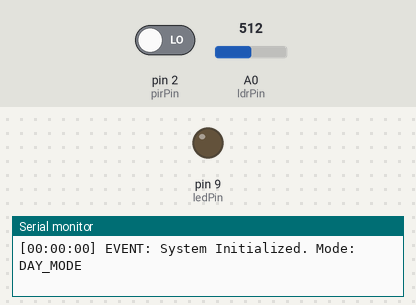
Bench run of a sketch on a simulated Arduino Uno, built with avr-gcc and run on an emulated ATmega328P. Shown: output pins drawn as LEDs (lit = HIGH), the last lines printed to the serial monitor. The inputs (shaded band) are chosen by the test bench; at power-on: A0 (ldrPin) = 512, pin 2 (pirPin) LOW.

Above: at 1.2 s.
1.3 s: A0 (ldrPin) set to 485
At 1.6 s:
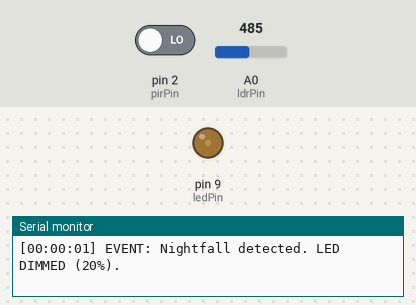
2.8 s: pin 2 (pirPin) driven HIGH
At 4.0 s:
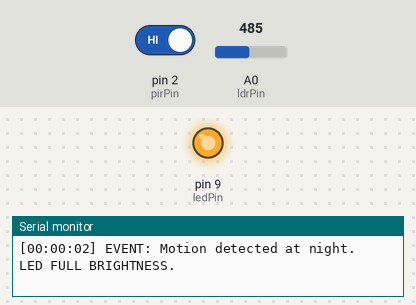
4.3 s: A0 (ldrPin) set to 510
At 5.1 s:
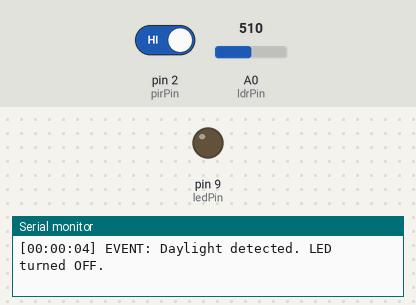
5.8 s: A0 (ldrPin) set to 490
At 6.2 s:
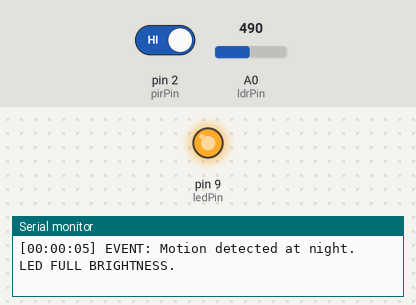
7.3 s: A0 (ldrPin) set to 511
At 8.6 s:
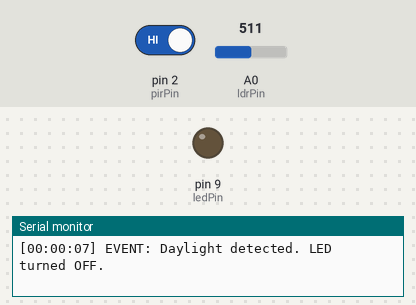
Timing chart, 0 to 9.8 s (numbered marks = the images above; inputs shaded):
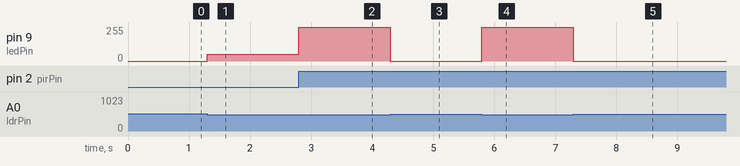

Measured:
- the behaviour switches between 501 and 500 on A0 (ldrPin) (found by bisection; images 0 and 1)
- after the input at 1.3 s, pin 9 (ledPin): 0/255 → 51/255 at once
- after the input at 2.8 s, pin 9 (ledPin): 51/255 → 255/255 at once
- after the input at 4.3 s, pin 9 (ledPin): 255/255 → 0/255 at once
- after the input at 5.8 s, pin 9 (ledPin): 0/255 → 255/255 at once
- after the input at 7.3 s, pin 9 (ledPin): 255/255 → 0/255 at once

The sketch:

smart_streetlight.ino
```cpp
/*
 * Smart Street Light (LDR + PIR)
 * Path: /week3/smart_streetlight/smart_streetlight.ino
 */

// Pin Definitions
const int pirPin = 2;
const int ledPin = 9;  // Must be PWM
const int ldrPin = A0;

// Thresholds & Timing
const int ldrThreshold = 500; // Adjust based on lighting conditions
const unsigned long motionDuration = 30000; // 30 seconds

// PWM Values
const int brightnessFull = 255;
const int brightnessDim = 51; // ~20% of 255
const int brightnessOff = 0;

// State Tracking
enum LightState { DAY_MODE, NIGHT_DIM, NIGHT_BRIGHT };
LightState currentState = DAY_MODE;

unsigned long lastMotionTime = 0;

void setup() {
  Serial.begin(9600);

  pinMode(pirPin, INPUT);
  pinMode(ledPin, OUTPUT);
  // A0 is input by default, no pinMode needed for analogRead

  logEvent("System Initialized. Mode: DAY_MODE");
  analogWrite(ledPin, brightnessOff);
}

void loop() {
  int ldrValue = analogRead(ldrPin);
  int pirState = digitalRead(pirPin);
  unsigned long currentMillis = millis();

  // --- 1. DAYLIGHT CONDITION ---
  if (ldrValue > ldrThreshold) {
    if (currentState != DAY_MODE) {
      analogWrite(ledPin, brightnessOff);
      currentState = DAY_MODE;
      logEvent("Daylight detected. LED turned OFF.");
    }
  }

  // --- 2. NIGHT TIME CONDITIONS ---
  else {
    // A. Motion Detected
    if (pirState == HIGH) {
      lastMotionTime = currentMillis; // Reset the 30-second timer

      if (currentState != NIGHT_BRIGHT) {
        analogWrite(ledPin, brightnessFull);
        currentState = NIGHT_BRIGHT;
        logEvent("Motion detected at night. LED FULL BRIGHTNESS.");
      }
    }
    // B. No Motion Detected
    else {
      // Transition from Bright to Dim after 30 seconds
      if (currentState == NIGHT_BRIGHT && (currentMillis - lastMotionTime >= motionDuration)) {
        analogWrite(ledPin, brightnessDim);
        currentState = NIGHT_DIM;
        logEvent("30s elapsed with no motion. LED DIMMED (20%).");
      }
      // Transition from Day directly to Night Dim (Sun goes down, no motion yet)
      else if (currentState == DAY_MODE) {
        analogWrite(ledPin, brightnessDim);
        currentState = NIGHT_DIM;
        logEvent("Nightfall detected. LED DIMMED (20%).");
      }
    }
  }
}

// --- HELPER FUNCTION: Event Logger ---
// Converts millis() into HH:MM:SS format and prints the required event string
void logEvent(String description) {
  unsigned long totalSeconds = millis() / 1000;
  int hours = (totalSeconds / 3600) % 24;
  int minutes = (totalSeconds / 60) % 60;
  int seconds = totalSeconds % 60;

  // Format string with leading zeros
  char timeString[11];
  sprintf(timeString, "[%02d:%02d:%02d]", hours, minutes, seconds);

  Serial.print(timeString);
  Serial.print(" EVENT: ");
  Serial.println(description);
}
```
